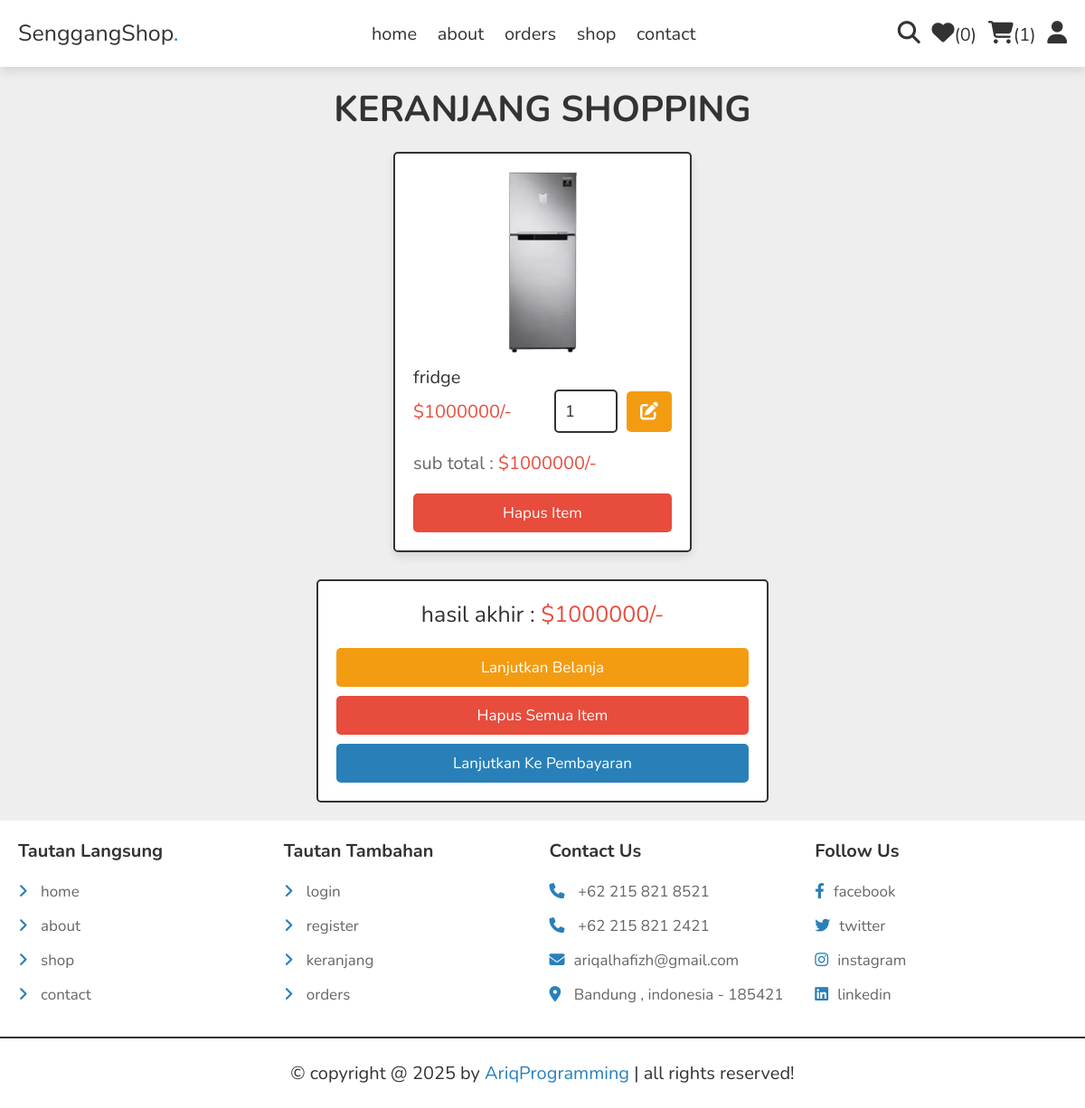
/cart.php (signed in), run on the app's committed database.
### tables this page shows
CREATE TABLE `cart` (
  `id` int(100) NOT NULL,
  `user_id` int(100) NOT NULL,
  `pid` int(100) NOT NULL,
  `name` varchar(100) NOT NULL,
  `price` int(10) NOT NULL,
  `quantity` int(10) NOT NULL,
  `image` varchar(100) NOT NULL
);

### cart.php (the view, shortened to what this page needs)
<?php
include 'components/connect.php';
if (isset($_SESSION['user_id'])) {
   $user_id = $_SESSION['user_id'];
} else {
   $user_id = '';
   header('location:user_login.php');
}
?>
<!DOCTYPE html>
<html lang="en">
<head>
   <link rel="stylesheet" href="https://cdnjs.cloudflare.com/ajax/libs/font-awesome/6.1.1/css/all.min.css">
   <link rel="stylesheet" href="css/style.css">
</head>
<body>
<?php include 'components/user_header.php'; ?>
<section class="products shopping-cart">
   <h3 class="heading">Keranjang Shopping</h3>
   <div class="box-container">
      <?php
      $grand_total = 0;
      $select_cart = $conn->prepare("SELECT * FROM `cart` WHERE user_id = ?");
      $select_cart->execute([$user_id]);
      if ($select_cart->rowCount() > 0) {
         while ($fetch_cart = $select_cart->fetch(PDO::FETCH_ASSOC)) {
      ?>
         <form action="" method="post" class="box">
            <img src="uploaded_img/<?= $fetch_cart['image']; ?>" alt="">
            <div class="name"><?= $fetch_cart['name']; ?></div>
            <div class="flex">
               <div class="price">$<?= $fetch_cart['price']; ?>/-</div>
               <input type="number" name="qty" class="qty" min="1" max="99"
                  onkeypress="if(this.value.length == 2) return false;" value="<?= $fetch_cart['quantity']; ?>">
               <button type="submit" class="fas fa-edit" name="update_qty"></button>
            </div>
            <div class="sub-total">sub total : <span>$<?= $sub_total = ($fetch_cart['price'] * $fetch_cart['quantity']); ?>/-</span></div>
            <input type="submit" value="hapus item" onclick="return confirm('hapus ini dari keranjang?');" class="delete-btn" name="delete">
         </form>
      <?php
         $grand_total += $sub_total;
         }
      } else {
         echo '<p class="empty">keranjang Anda kosong</p>';
      }
      ?>
   </div>
   <div class="cart-total">
      <p>hasil akhir : <span>$<?= $grand_total; ?>/-</span></p>
      <a href="shop.php" class="option-btn">lanjutkan Belanja</a>
      <a href="cart.php?delete_all" class="delete-btn <?= ($grand_total > 1) ? '' : 'disabled'; ?>" onclick="return confirm('hapus semua dari keranjang?');">hapus semua item</a>
      <?php if ($grand_total > 0): ?>
         <button type="button" id="pay-button" class="btn">lanjutkan ke pembayaran</button>
      <?php else: ?>
         <button type="button" class="btn disabled" disabled>lanjutkan ke pembayaran</button>
      <?php endif; ?>
   </div>
</section>
<?php include 'components/footer.php'; ?>
</body>
</html>

### css/style.css (style rules this page uses)
:root { --main-color:#2980b9; --orange:#f39c12; --red:#e74c3c; --black:#333; --white:#fff; --light-color:#666; --light-bg:#eee; --border:.2rem solid var(--black); --box-shadow:0 .5rem 1rem rgba(0,0,0,.1); }
* { font-family: 'Nunito', sans-serif; margin:0; padding:0; box-sizing: border-box; outline: none; border:none; text-decoration: none; }
html { font-size: 62.5%; overflow-x: hidden; }
body { background-color: var(--light-bg); }
section { padding:2rem; max-width: 1200px; margin:0 auto; }
.heading { font-size: 4rem; color:var(--black); margin-bottom: 2rem; text-align: center; text-transform: uppercase; }
.btn, .delete-btn, .option-btn { display: block; width: 100%; margin-top: 1rem; border-radius: .5rem; padding:1rem 3rem; font-size: 1.7rem; text-transform: capitalize; color:var(--white); cursor: pointer; text-align: center; }
.btn { background-color: var(--main-color); }
.option-btn { background-color: var(--orange); }
.delete-btn { background-color: var(--red); }
.products .box-container { display: grid; grid-template-columns: repeat(auto-fit, 33rem); gap:1.5rem; justify-content: center; align-items: flex-start; }
.products .box-container .box { position: relative; background-color: var(--white); box-shadow: var(--box-shadow); border-radius: .5rem; border:var(--border); padding:2rem; overflow: hidden; }
.products .box-container .box img { height: 20rem; width: 100%; object-fit: contain; margin-bottom: 1rem; }
.products .box-container .box .name { font-size: 2rem; color:var(--black); }
.products .box-container .box .flex { display: flex; align-items: center; gap:1rem; }
.products .box-container .box .flex .qty { width: 7rem; padding:1rem; border:var(--border); font-size: 1.8rem; color:var(--black); border-radius: .5rem; }
.products .box-container .box .flex .price { font-size: 2rem; color:var(--red); margin-right: auto; }
.shopping-cart .fa-edit { height: 4.5rem; border-radius: .5rem; background-color: var(--orange); width: 5rem; font-size: 2rem; color:var(--white); cursor: pointer; }
.shopping-cart .sub-total { margin:2rem 0; font-size: 2rem; color:var(--light-color); }
.shopping-cart .sub-total span { color:var(--red); }
.cart-total { max-width: 50rem; margin:0 auto; margin-top: 3rem; background-color: var(--white); border:var(--border); border-radius: .5rem;; padding:2rem; text-align: center; }
.cart-total p { font-size: 2.5rem; color:var(--black); margin-bottom: 2rem; }
.cart-total p span { color:var(--red); }

### data on the page
cart: image (picture), name "fridge", price "1000000", qty "1"

### other printed values
$total_wishlist_counts "0"
$total_cart_counts "1"
$grand_total "1000000"
